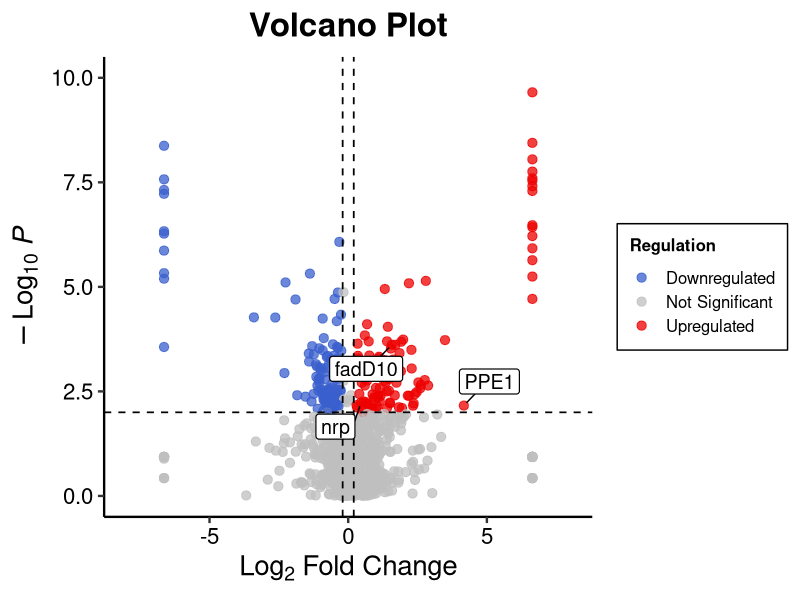
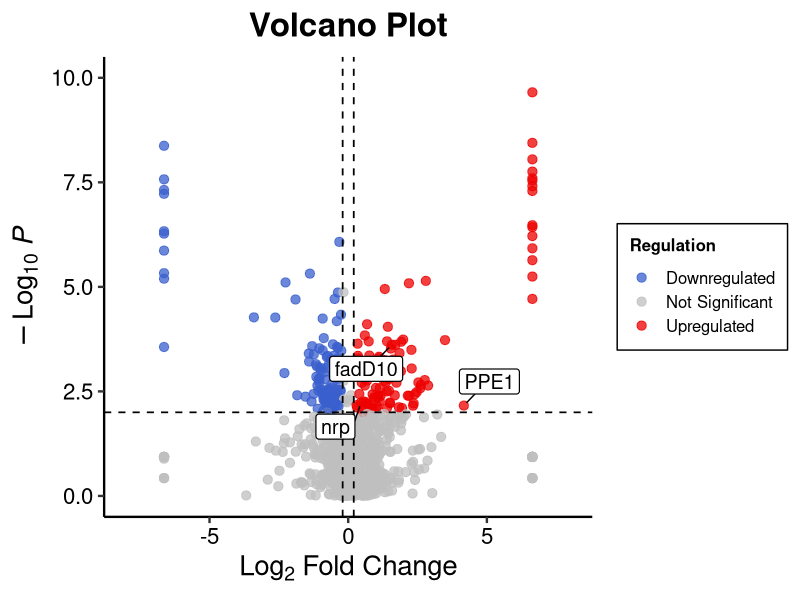
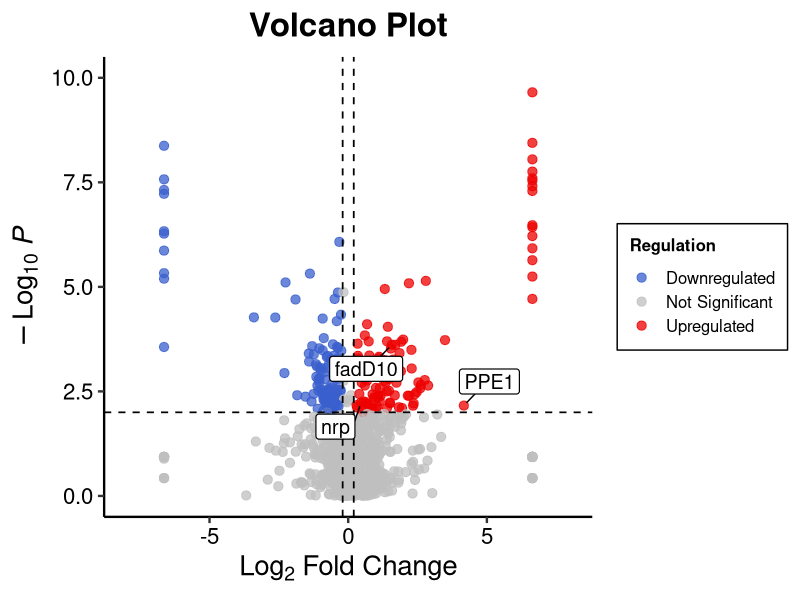

The R source for these figures, in order:
##############################################################
## Volcano Plot
##############################################################

library(readr)
library(ggplot2)
library(ggrepel)
library(grid)

##############################################################
# Read data
##############################################################

volcanof <- read_csv("CSM_vs_7H9.csv")

# Convert to numeric
volcanof$fold.change <- as.numeric(volcanof$fold.change)
volcanof$P.Value <- as.numeric(volcanof$P.Value)

# Remove missing values
volcanof <- na.omit(volcanof)

# Replace zero P-values
volcanof$P.Value[volcanof$P.Value == 0] <- 1e-300

##############################################################
# Thresholds
##############################################################

FCcutoff <- 0.2
pCutoff  <- 0.01

volcanof$minusLog10P <- -log10(volcanof$P.Value)

##############################################################
# Assign colours
##############################################################

volcanof$Group <- "NS"

volcanof$Group[
  volcanof$fold.change >= FCcutoff &
    volcanof$P.Value < pCutoff
] <- "Up"

volcanof$Group[
  volcanof$fold.change <= -FCcutoff &
    volcanof$P.Value < pCutoff
] <- "Down"

volcanof$Group <- factor(
  volcanof$Group,
  levels = c("Down", "NS", "Up")
)

##############################################################
# Genes to label
##############################################################

genes_to_label <- c("PPE1", "nrp", "fadD10")

label_df <- subset(
  volcanof,
  Gene.Symbol %in% genes_to_label
)

##############################################################
# Plot
##############################################################

p <- ggplot(
  volcanof,
  aes(
    x = fold.change,
    y = minusLog10P
  )
) +
  
  ############################################################
# Points
############################################################

geom_point(
  aes(colour = Group),
  size = 2.8,
  alpha = 0.75
) +
  
  ############################################################
# Colours and Legend
############################################################

scale_colour_manual(
  name = "Regulation",
  values = c(
    Down = "royalblue3",
    NS   = "grey75",
    Up   = "red2"
  ),
  labels = c(
    "Downregulated",
    "Not Significant",
    "Upregulated"
  )
) +
  
  ############################################################
# Threshold lines
############################################################

geom_vline(
  xintercept = c(-FCcutoff, FCcutoff),
  linetype = "dashed",
  linewidth = 0.6
) +
  
  geom_hline(
    yintercept = -log10(pCutoff),
    linetype = "dashed",
    linewidth = 0.6
  ) +
  
  ############################################################
# Automatic labels
############################################################

geom_label_repel(
  data = label_df,
  aes(label = Gene.Symbol),
  fill = "white",
  colour = "black",
  label.size = 0.4,
  label.padding = unit(0.25, "lines"),
  box.padding = 0.5,
  point.padding = 0.3,
  segment.color = "black",
  segment.size = 0.5,
  min.segment.length = 0,
  max.overlaps = Inf,
  force = 2,
  seed = 123,
  size = 5,
  fontface = "plain"
) +
  
  ############################################################
# Axes
############################################################

coord_cartesian(
  xlim = c(-8, 8),
  ylim = c(0, 10)
) +
  
  labs(
    title = "Volcano Plot",
    x = expression(Log[2]~"Fold Change"),
    y = expression(-Log[10]~italic(P))
  ) +
  
  ############################################################
# Theme
############################################################

theme_classic(base_size = 18) +
  
  theme(
    plot.title = element_text(
      size = 24,
      face = "bold",
      hjust = 0.5
    ),
    
    axis.title = element_text(
      size = 20,
      face = "bold"
    ),
    
    axis.text = element_text(
      size = 16,
      colour = "black"
    ),
    
    legend.position = "right",
    
    legend.title = element_text(size = 12, face = "bold"),
    
    legend.text = element_text(size = 12),
    
    legend.background = element_rect(
      fill = "white",
      colour = "black",
      linewidth = 0.5
    ),
    
    legend.key = element_blank(),
    
    axis.line = element_line(
      linewidth = 0.8
    )
  )

##############################################################
# Display
##############################################################

print(p)

##############################################################
# Save
##############################################################

ggsave(
  "Volcano_plot7.pdf",
  plot = p,
  width = 11,
  height = 11,
  dpi = 600
)

ggsave(
  "Volcano_plot7.png",
  plot = p,
  width = 11,
  height = 11,
  dpi = 600
)
